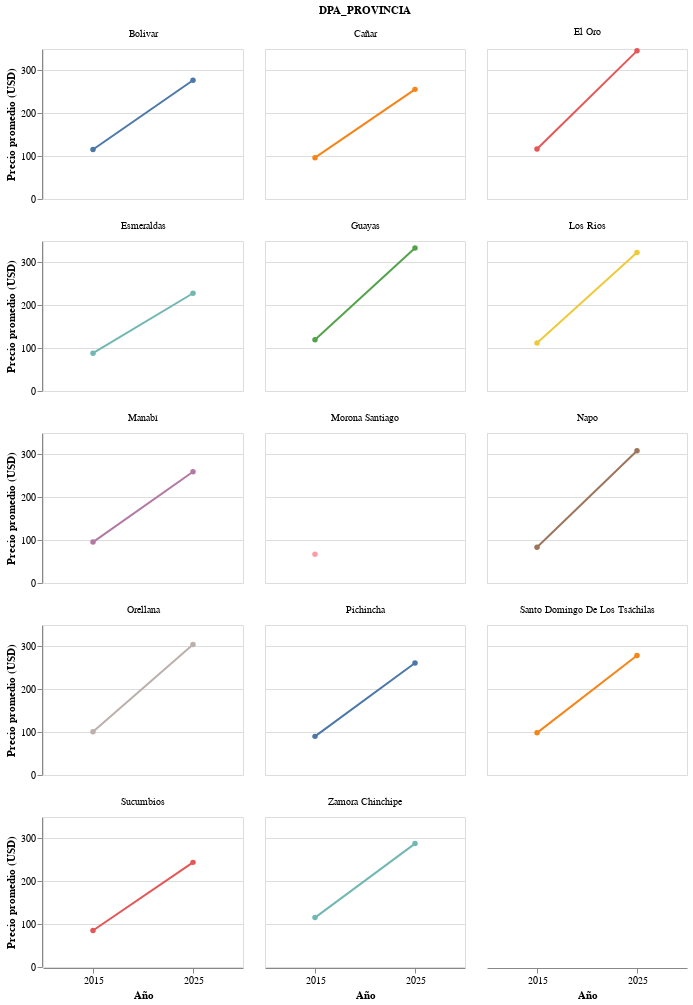

The notebook cell this image was saved under:
### Code cell
import altair as alt

# --- Filtrar y agrupar ---
df = df[df['PACC_ANIO'].isin([2015, 2025])].dropna(subset=['PACC_PRECIO_USD','PACC_ANIO'])


df_group = (
    df.groupby(["PACC_ANIO", "DPA_PROVINCIA"], as_index=False)["PACC_PRECIO_USD"]
    .mean()
    .round(2)
)


df_wide = df_group.pivot(
    index="DPA_PROVINCIA",
    columns="PACC_ANIO",
    values="PACC_PRECIO_USD"
).reset_index()

# Formato largo
df_long = df_wide.melt(
    id_vars="DPA_PROVINCIA",
    value_vars=[2015, 2025],
    var_name="Año",
    value_name="Precio"
)

# --- Gráfico base (con propiedades de tamaño) ---
base = alt.Chart(df_long).mark_line(point=True).encode(
    x=alt.X("Año:N", title="Año", axis=alt.Axis(labelAngle=0, grid=False)),
    y=alt.Y("Precio:Q", title="Precio promedio (USD)"),
    color=alt.Color("DPA_PROVINCIA:N", legend=None),
    detail="DPA_PROVINCIA:N",
    tooltip=["Año", "DPA_PROVINCIA", "Precio"]
).properties(
    width=200,
    height=150
)

# --- Facet: cada provincia un slopegraph ---
chart = base.facet(
    facet="DPA_PROVINCIA:N",
    columns=3
)

chart

### Figure 1 — Vega-Lite specification as saved in the notebook (floating-point values rounded to 4 significant figures)
{"config": {"view": {"continuousWidth": 300, "continuousHeight": 300}}, "data": {"name": "data-9099c6b3adfd441d3da3f97ec61eab6e"}, "facet": {"field": "DPA_PROVINCIA", "type": "nominal"}, "spec": {"mark": {"type": "line", "point": true}, "encoding": {"color": {"field": "DPA_PROVINCIA", "legend": null, "type": "nominal"}, "detail": {"field": "DPA_PROVINCIA", "type": "nominal"}, "tooltip": [{"field": "Año", "type": "quantitative"}, {"field": "DPA_PROVINCIA", "type": "nominal"}, {"field": "Precio", "type": "quantitative"}], "x": {"axis": {"grid": false, "labelAngle": 0}, "field": "Año", "title": "Año", "type": "nominal"}, "y": {"field": "Precio", "title": "Precio promedio (USD)", "type": "quantitative"}}, "height": 150, "width": 200}, "columns": 3, "$schema": "https://vega.github.io/schema/vega-lite/v5.8.0.json", "datasets": {"data-9099c6b3adfd441d3da3f97ec61eab6e": [{"DPA_PROVINCIA": "Bolivar", "Año": 2015, "Precio": 115.6}, {"DPA_PROVINCIA": "Cañar", "Año": 2015, "Precio": 96.49}, {"DPA_PROVINCIA": "El Oro", "Año": 2015, "Precio": 116.7}, {"DPA_PROVINCIA": "Esmeraldas", "Año": 2015, "Precio": 88.2}, {"DPA_PROVINCIA": "Guayas", "Año": 2015, "Precio": 119.5}, {"DPA_PROVINCIA": "Los Rios", "Año": 2015, "Precio": 112.0}, {"DPA_PROVINCIA": "Manabí", "Año": 2015, "Precio": 95.45}, {"DPA_PROVINCIA": "Morona Santiago", "Año": 2015, "Precio": 67.19}, {"DPA_PROVINCIA": "Napo", "Año": 2015, "Precio": 83.31}, {"DPA_PROVINCIA": "Orellana", "Año": 2015, "Precio": 101.0}, {"DPA_PROVINCIA": "Pichincha", "Año": 2015, "Precio": 90.14}, {"DPA_PROVINCIA": "Santo Domingo De Los Tsáchilas", "Año": 2015, "Precio": 98.35}, {"DPA_PROVINCIA": "Sucumbios", "Año": 2015, "Precio": 85.2}, {"DPA_PROVINCIA": "Zamora Chinchipe", "Año": 2015, "Precio": 115.3}, {"DPA_PROVINCIA": "Bolivar", "Año": 2025, "Precio": 277.0}, {"DPA_PROVINCIA": "Cañar", "Año": 2025, "Precio": 255.8}, {"DPA_PROVINCIA": "El Oro", "Año": 2025, "Precio": 345.7}, {"DPA_PROVINCIA": "Esmeraldas", "Año": 2025, "Precio": 228.1}, {"DPA_PROVINCIA": "Guayas", "Año": 2025, "Precio": 333.8}, {"DPA_PROVINCIA": "Los Rios", "Año": 2025, "Precio": 323.0}, {"DPA_PROVINCIA": "Manabí", "Año": 2025, "Precio": 259.5}, {"DPA_PROVINCIA": "Morona Santiago", "Año": 2025, "Precio": null}, {"DPA_PROVINCIA": "Napo", "Año": 2025, "Precio": 308.7}, {"DPA_PROVINCIA": "Orellana", "Año": 2025, "Precio": 304.6}, {"DPA_PROVINCIA": "Pichincha", "Año": 2025, "Precio": 261.2}, {"DPA_PROVINCIA": "Santo Domingo De Los Tsáchilas", "Año": 2025, "Precio": 278.9}, {"DPA_PROVINCIA": "Sucumbios", "Año": 2025, "Precio": 244.1}, {"DPA_PROVINCIA": "Zamora Chinchipe", "Año": 2025, "Precio": 287.9}]}}
